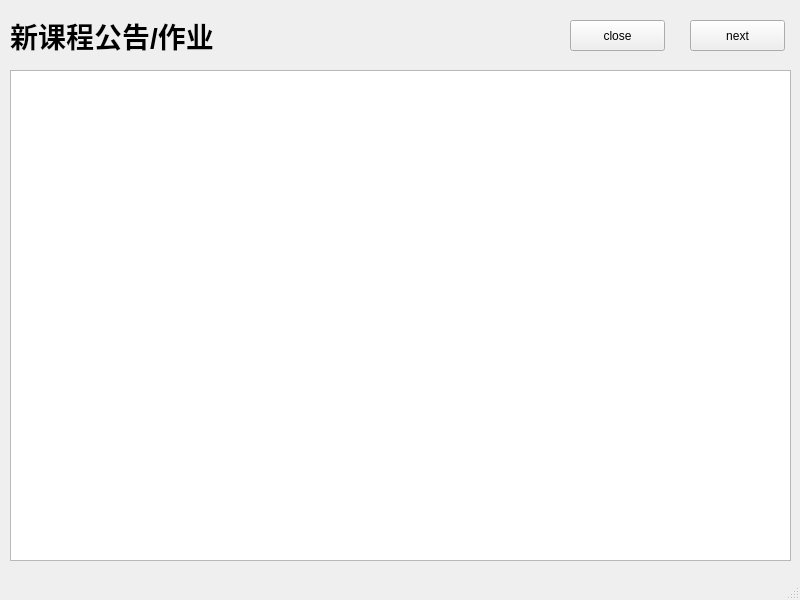
<?xml version="1.0" encoding="UTF-8"?>
<ui version="4.0">
 <class>read_window</class>
 <widget class="QMainWindow" name="read_window">
  <property name="geometry">
   <rect>
    <x>0</x>
    <y>0</y>
    <width>800</width>
    <height>600</height>
   </rect>
  </property>
  <property name="windowTitle">
   <string>新作业公告阅读器</string>
  </property>
  <widget class="QWidget" name="centralwidget">
   <widget class="QPushButton" name="next_button">
    <property name="geometry">
     <rect>
      <x>690</x>
      <y>20</y>
      <width>95</width>
      <height>31</height>
     </rect>
    </property>
    <property name="text">
     <string>next</string>
    </property>
   </widget>
   <widget class="QTextBrowser" name="text">
    <property name="geometry">
     <rect>
      <x>10</x>
      <y>70</y>
      <width>781</width>
      <height>491</height>
     </rect>
    </property>
   </widget>
   <widget class="QPushButton" name="pushButton">
    <property name="geometry">
     <rect>
      <x>570</x>
      <y>20</y>
      <width>95</width>
      <height>31</height>
     </rect>
    </property>
    <property name="text">
     <string>close</string>
    </property>
   </widget>
   <widget class="QLabel" name="label">
    <property name="geometry">
     <rect>
      <x>10</x>
      <y>20</y>
      <width>221</width>
      <height>31</height>
     </rect>
    </property>
    <property name="font">
     <font>
      <pointsize>21</pointsize>
      <weight>75</weight>
      <bold>true</bold>
     </font>
    </property>
    <property name="text">
     <string>新课程公告/作业</string>
    </property>
   </widget>
  </widget>
  <widget class="QStatusBar" name="statusbar"/>
 </widget>
 <tabstops>
  <tabstop>next_button</tabstop>
  <tabstop>pushButton</tabstop>
  <tabstop>text</tabstop>
 </tabstops>
 <resources/>
 <connections>
  <connection>
   <sender>next_button</sender>
   <signal>clicked()</signal>
   <receiver>read_window</receiver>
   <slot>next_file()</slot>
   <hints>
    <hint type="sourcelabel">
     <x>751</x>
     <y>36</y>
    </hint>
    <hint type="destinationlabel">
     <x>588</x>
     <y>383</y>
    </hint>
   </hints>
  </connection>
  <connection>
   <sender>pushButton</sender>
   <signal>clicked()</signal>
   <receiver>read_window</receiver>
   <slot>close()</slot>
   <hints>
    <hint type="sourcelabel">
     <x>593</x>
     <y>41</y>
    </hint>
    <hint type="destinationlabel">
     <x>442</x>
     <y>28</y>
    </hint>
   </hints>
  </connection>
 </connections>
 <slots>
  <slot>next_file()</slot>
 </slots>
</ui>
